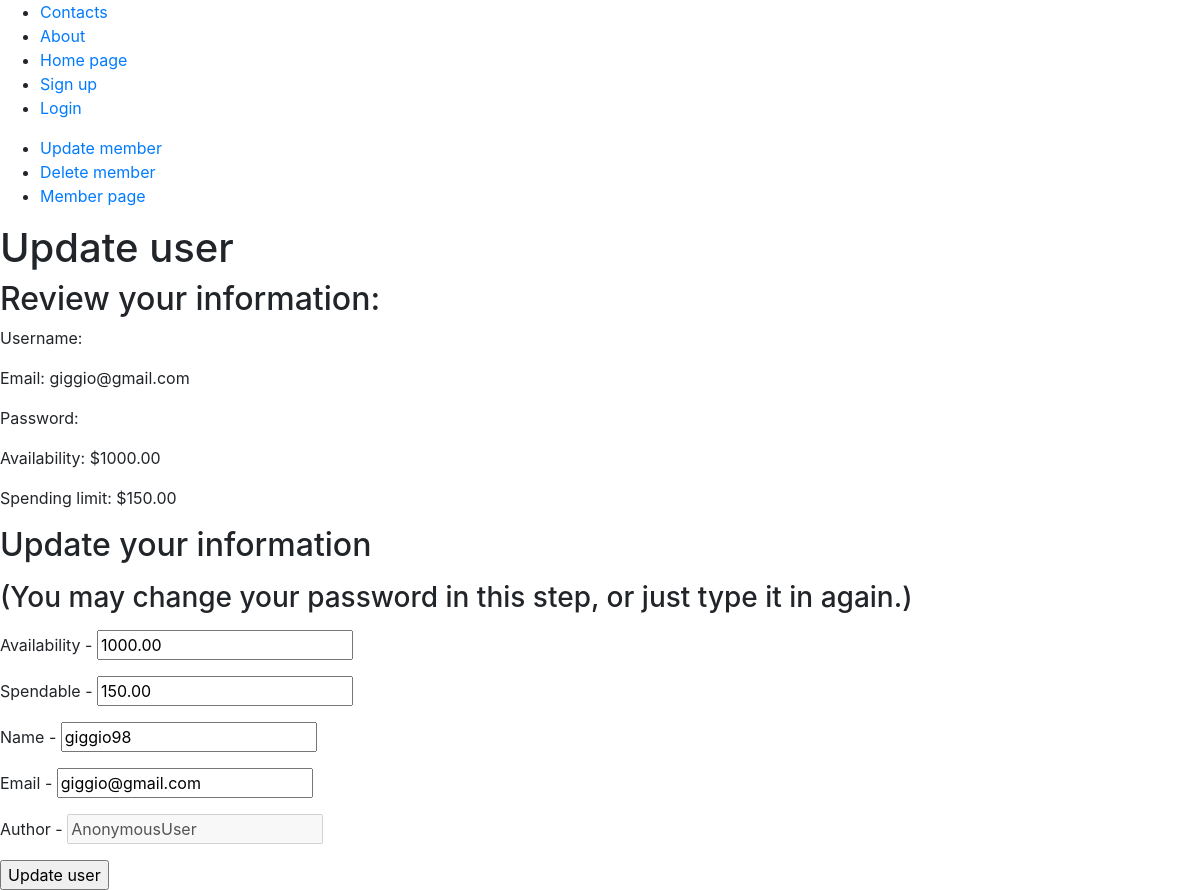
Before: /user/giggio98/update with the older database file.
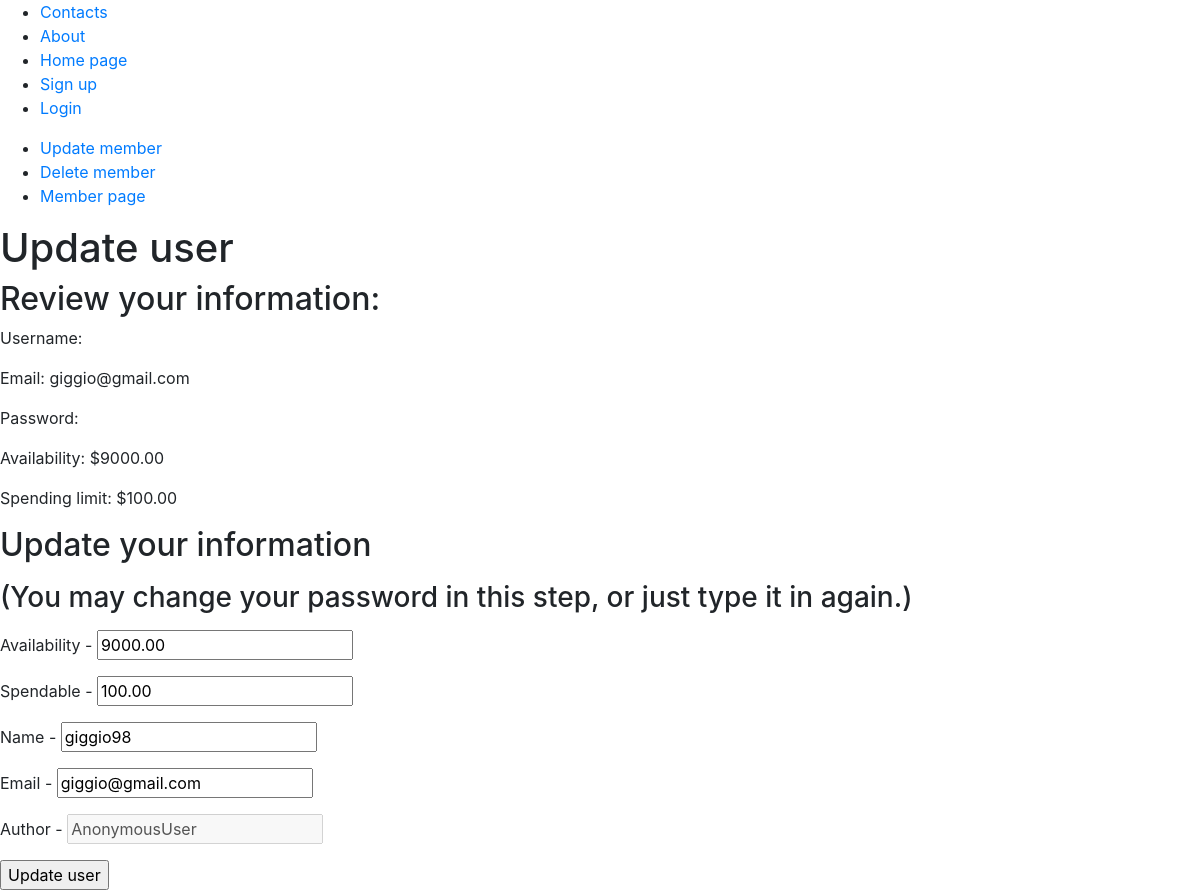
After: the same page with the newer database file.
### members/models.py (models this page shows, shortened)
class Member(models.Model):
    name = models.CharField(max_length=256, validators=[MinLengthValidator(8)])
    email = models.EmailField(max_length=256)
    availability = models.DecimalField(max_digits=10000, decimal_places=2)
    spendable = models.DecimalField(max_digits=10000, decimal_places=2, db_column='spending')
    author = models.CharField(max_length=256, default='')

### members/views.py (the view)
# urls.py: path('user/<str:name>/update', update_member_view, name='update_member_view'),              # member.views
def update_member_view(request, name):
    logged_user = request.user
    obj = get_object_or_404(Member, name=name)
    form = MemberForm(instance=obj, initial={'author': logged_user})
    if request.method == "POST":
        form = MemberForm(request.POST, instance=obj, initial={'author': logged_user})
        if form.is_valid():
            form.save()
            return redirect(reverse('update_success_view'))
    context = {
        "obj": obj,
        "form": form
    }
    return render(request, "member/update_member.html", context)

### customFilters/templatetags/myFilters.py (called while the page is built)
@register.filter(name='intoSpace')
def intoSpace(value, arg):
    return value.replace(arg, ' ')

### templates/member/update_member.html (shortened to what this page needs)
{% extends 'html/base.html' %}
{% load myFilters%}
{% block body_content %}
{% include 'html/navbar.html' %}
{% include 'html/member_ops.html' %}
<h1>Update user {{ obj.username }}</h1>
<h2>Review your information:</h2>
<p>Username: {{ obj.username }}</p>
<p>Email: {{ obj.email }}</p>
<p>Password: {{ obj.password }}</p>
<p>Availability: ${{ obj.availability }}</p>
<p>Spending limit: ${{ obj.spendable }}</p>
<p>
    <h2>Update your information</h2>
</p>
<p>
    <h3>(You may change your password in this step, or just type it in again.)</h3>
</p>
<form method="POST">{% csrf_token %}
    {% for field in form %}
    <p> {{ field.name|capfirst|intoSpace:'_' }} - {{ field }} </p>
    {% endfor %}
    <input type="submit" value="Update user" />
</form>
{% endblock %}

Changed rows visible on the page:
changed Member "giggio@gmail.com": availability "1000.00" → "9000.00"; spendable "150.00" → "100.00"
Other visible differences:
form field spendable: "150.00" → "100.00"
